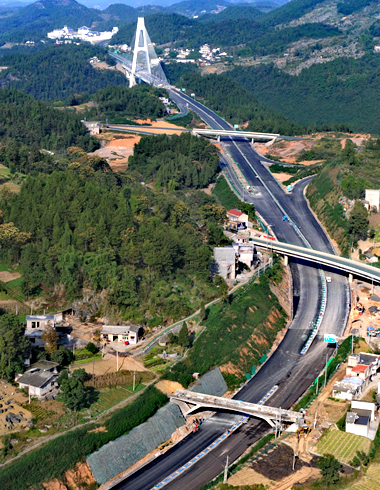
#> input picture out/out_My/006.png, 380 x 490 px; its folder holds only this picture in this run
$ python img_entropy.py
#> lines starting #> are read from the running program, lines starting #| are printed output that depends on the picture; long printed decimals are rounded
import math
import os

import numpy as np
import cv2
from matplotlib import pyplot as plt

img_dir = os.listdir('../out/out_My')
print(img_dir)
for oneimg in img_dir:

    path = '../out/out_My/' + oneimg
    # gray= cv2.imread('../img/3.jpg', cv2.IMREAD_GRAYSCALE)
    gray = cv2.imread(path, cv2.IMREAD_GRAYSCALE)
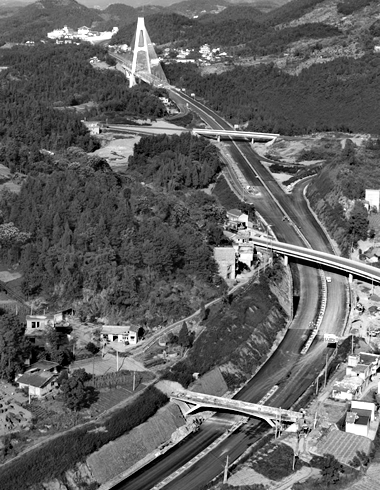
#> gray: shape (490, 380); min 0, max 255, mean 98.3
    [rows, cols] = gray.shape
#> rows = 490; cols = 380
    # RGB 3 channels
    # hist1 = cv2.calcHist([img],[0],None,[256],[0.0,255.0])
    # hist2 = cv2.calcHist([img],[1],None,[256],[0.0,255.0])
    # hist3 = cv2.calcHist([img],[2],None,[256],[0.0,255.0])
    # 直方圖
    hist_gray = cv2.calcHist([gray], [0], None, [256], [0.0, 255.0])
#> hist_gray = 256 values, max 2740 at index 73, min 0 at index 255, mean 721.2
    plt.plot(range(256), hist_gray)

    # hn valueis not correct
    hb = np.zeros((256, 1), np.float32)
    # hn = np.zeros((256, 1), np.float32)
    for j in range(0, 256):
        hb[j, 0] = hist_gray[j, 0] / (rows * cols)
#> after the loop, hb = 256 values, max 0.0147 at index 73, min 0 at index 255, mean 0.00387
    # plt.plot(range(256), hb)
    '''
    c = np.zeros((256, 1), np.float32)
    c[0, 0] = hb[0, 0]
    for l in range(1, 256):
        c[l, 0] = c[l-1, 0] + hb[l, 0]
    '''
    H = 0
    for i in range(0, 256):
        if hb[i, 0] > 0:
            H = H - (hb[i, 0]) * math.log2(hb[i, 0])
#> this loop made 256 passes
#> H on passes 1 to 12: 0.0474, 0.0593, 0.0728, 0.0827, 0.0908, 0.101, 0.108, 0.117, 0.126, 0.134, 0.142, 0.151
#> after the loop, H = 7.41

    entropy = H
#> entropy = 7.41

    print(oneimg,entropy)
#| 006.png 7.414
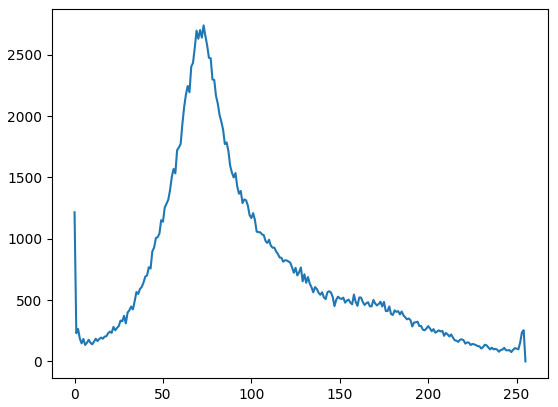
#> figure drawn by matplotlib, 1 panel; curve peaks at x = 73, y = 2740

$ run again, on out/out_My/15.png
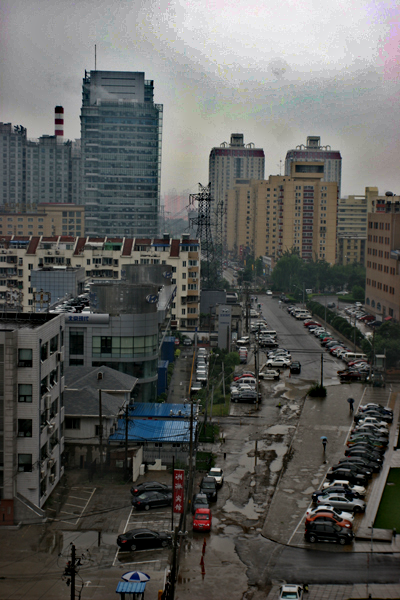
#> input picture out/out_My/15.png, 400 x 600 px
#> `gray = cv2.imread(path, cv2.IMREAD_GRAYSCALE)`:
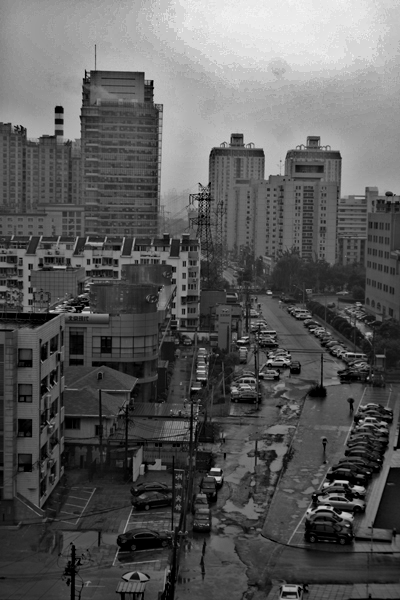
#> gray: shape (600, 400); min 0, max 245, mean 91.1
#> hist_gray = 256 values, max 3740 at index 0, min 0 at index 246, mean 937.5
#> after the loop `for j in range(0, 256):`: hb = 256 values, max 0.0156 at index 0, min 0 at index 246, mean 0.00391
#> the loop `for i in range(0, 256):` made 256 passes
#> H on passes 1 to 8: 0.0936, 0.108, 0.124, 0.138, 0.154, 0.17, 0.185, 0.203
#> after the loop `for i in range(0, 256):`: H = 7.51
#| 15.png 7.514
#> `print(oneimg,entropy)`:
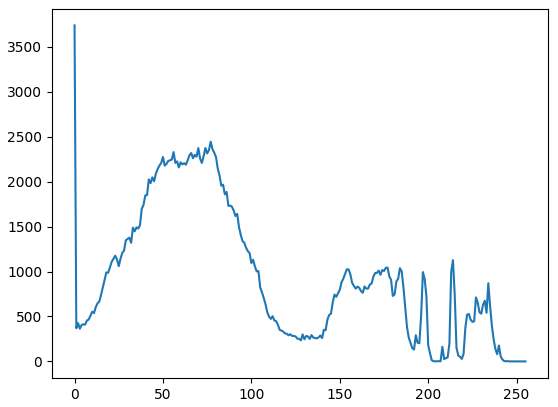
#> figure drawn by matplotlib, 1 panel; curve peaks at x = 0, y = 3740

$ run again, on out/out_My/2.jpg
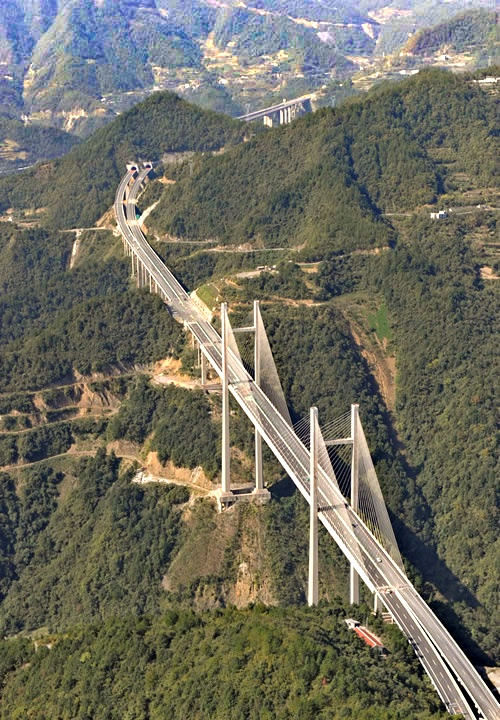
#> input picture out/out_My/2.jpg, 500 x 720 px
#> `gray = cv2.imread(path, cv2.IMREAD_GRAYSCALE)`:
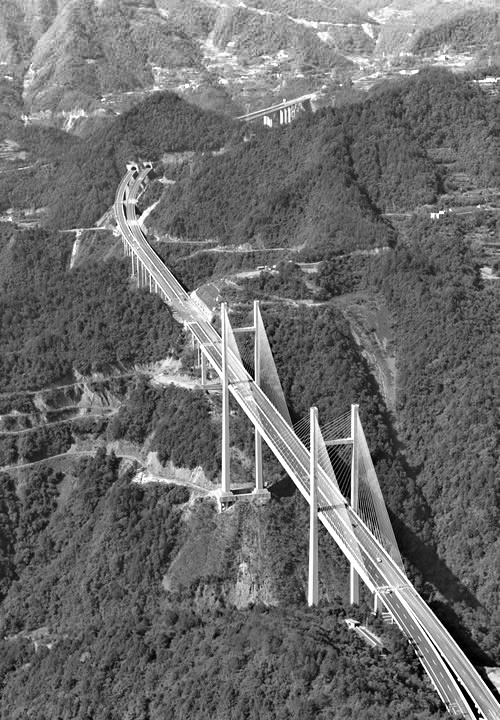
#> gray: shape (720, 500); min 0, max 255, mean 109.2
#> hist_gray = 256 values, max 4812 at index 99, min 0 at index 255, mean 1396.4
#> after the loop `for j in range(0, 256):`: hb = 256 values, max 0.0134 at index 99, min 0 at index 255, mean 0.00388
#> the loop `for i in range(0, 256):` made 256 passes
#> H on passes 1 to 8: 0.012, 0.0175, 0.0222, 0.0267, 0.03, 0.033, 0.0361, 0.0389
#> after the loop `for i in range(0, 256):`: H = 7.35
#| 2.jpg 7.347
#> `print(oneimg,entropy)`:
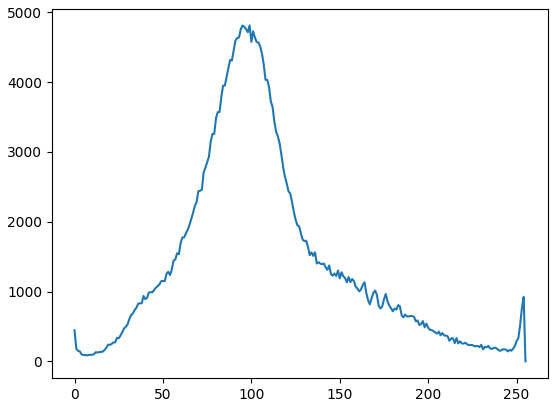
#> figure drawn by matplotlib, 1 panel; curve peaks at x = 99, y = 4812

$ run again, on out/out_My/2.png
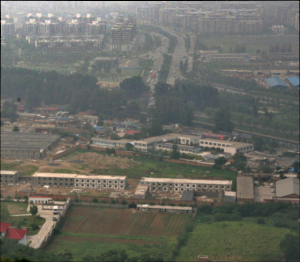
#> input picture out/out_My/2.png, 300 x 262 px
#> `gray = cv2.imread(path, cv2.IMREAD_GRAYSCALE)`:
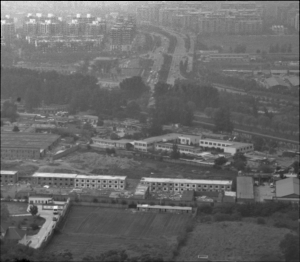
#> gray: shape (262, 300); min 0, max 245, mean 104.9
#> hist_gray = 256 values, max 1578 at index 82, min 0 at index 239, mean 307
#> after the loop `for j in range(0, 256):`: hb = 256 values, max 0.0201 at index 82, min 0 at index 239, mean 0.00391
#> the loop `for i in range(0, 256):` made 256 passes
#> H on passes 1 to 8: 0.0119, 0.0123, 0.0141, 0.0147, 0.016, 0.0167, 0.0179, 0.0193
#> after the loop `for i in range(0, 256):`: H = 6.91
#| 2.png 6.915
#> `print(oneimg,entropy)`:
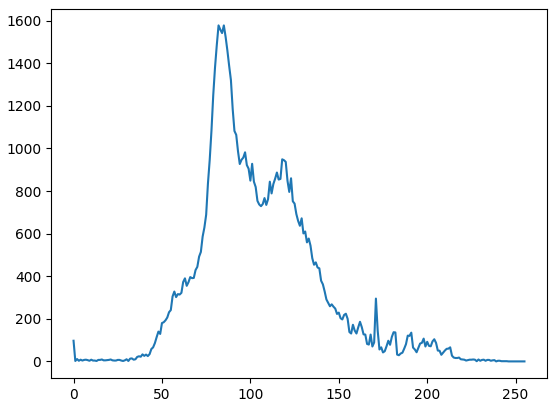
#> figure drawn by matplotlib, 1 panel; curve peaks at x = 82, y = 1578
